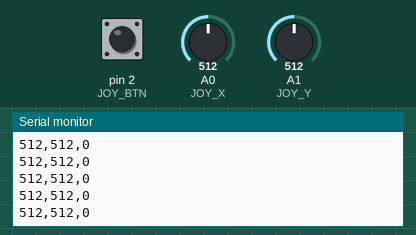
The sketch below on a simulated Arduino Uno, built with avr-gcc and run on an emulated ATmega328P. On the bench: the last lines printed to the serial monitor. The inputs (shaded band) are chosen by the test bench; at power-on: A1 (JOY_Y) = 512, pin 2 (JOY_BTN) HIGH, A0 (JOY_X) = 512.

Above: at 5.6 s.
5.7 s: A1 (JOY_Y) set to 984
At 5.72 s:
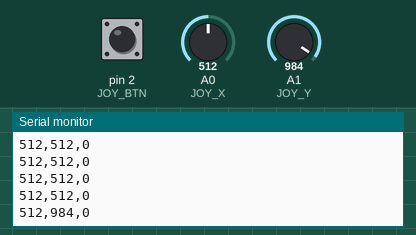
8.7 s: A1 (JOY_Y) set to 1011
At 8.71 s:
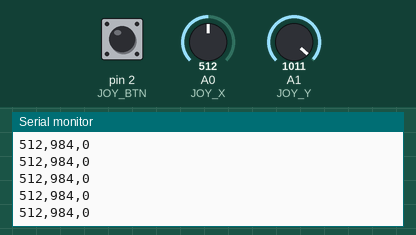
Timing chart, 0 to 11.7 s (numbered marks = the images above; inputs shaded):
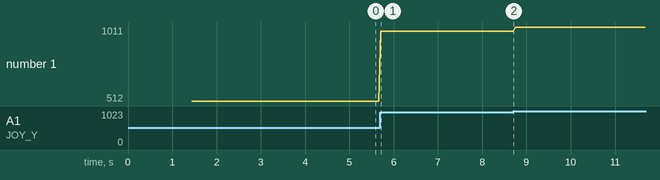

The sketch:

joystick_serial.ino
```cpp
/*
 * Arduino Joystick Serial Output with Auto-Calibration
 *
 * This sketch reads analog joystick values with auto-calibration
 * and sends them via serial as CSV data to be used with the Three.js demo.
 *
 * Connection:
 * - Joystick VRx to Arduino A0
 * - Joystick VRy to Arduino A1
 * - Joystick SW (button) to Arduino D2 (optional)
 * - Joystick GND to Arduino GND
 * - Joystick +5V to Arduino 5V
 */

// Define analog pins
#define JOY_X A0
#define JOY_Y A1
#define JOY_BTN 2  // Button pin (optional)

// Variables for joystick readings
int joystickX = 0;
int joystickY = 0;
int buttonState = 0;

// Variables for calibration
int centerX = 512;
int centerY = 512;
int deadzone = 20;  // Increased deadzone for stability
bool calibrated = false;

void setup() {
  // Initialize serial communication
  Serial.begin(9600);

  // Initialize button pin if used
  pinMode(JOY_BTN, INPUT_PULLUP);

  // Wait for serial connection to establish
  delay(1000);

  // Perform initial calibration
  calibrateJoystick();
}

void calibrateJoystick() {
  Serial.println("Calibrating joystick...");

  // Take multiple readings to get a stable center value
  long sumX = 0;
  long sumY = 0;
  const int samples = 20;

  for (int i = 0; i < samples; i++) {
    sumX += analogRead(JOY_X);
    sumY += analogRead(JOY_Y);
    delay(20);
  }

  // Calculate average center position
  centerX = sumX / samples;
  centerY = sumY / samples;

  Serial.print("Calibrated center: X=");
  Serial.print(centerX);
  Serial.print(", Y=");
  Serial.println(centerY);

  calibrated = true;
}

void loop() {
  // Read raw joystick values
  joystickX = analogRead(JOY_X);
  joystickY = analogRead(JOY_Y);

  // Read button state if connected (active low)
  buttonState = digitalRead(JOY_BTN) == LOW ? 1 : 0;

  // Apply calibration and filtering
  int calibratedX = joystickX - centerX + 512;
  int calibratedY = joystickY - centerY + 512;

  // Apply deadzone
  if (abs(calibratedX - 512) < deadzone) calibratedX = 512;
  if (abs(calibratedY - 512) < deadzone) calibratedY = 512;

  // Send values as CSV string (format: "X,Y,BUTTON")
  Serial.print(calibratedX);
  Serial.print(",");
  Serial.print(calibratedY);
  Serial.print(",");
  Serial.println(buttonState);

  // Small delay to prevent flooding the serial port
  delay(50);
} 
```

Measured:
- after the input at 5.7 s, the serial monitor: prints a new line at once (image 1)
- plotted number 1: 512 → 984 after the input at 5.7 s, 984 → 1011 after the input at 8.7 s
